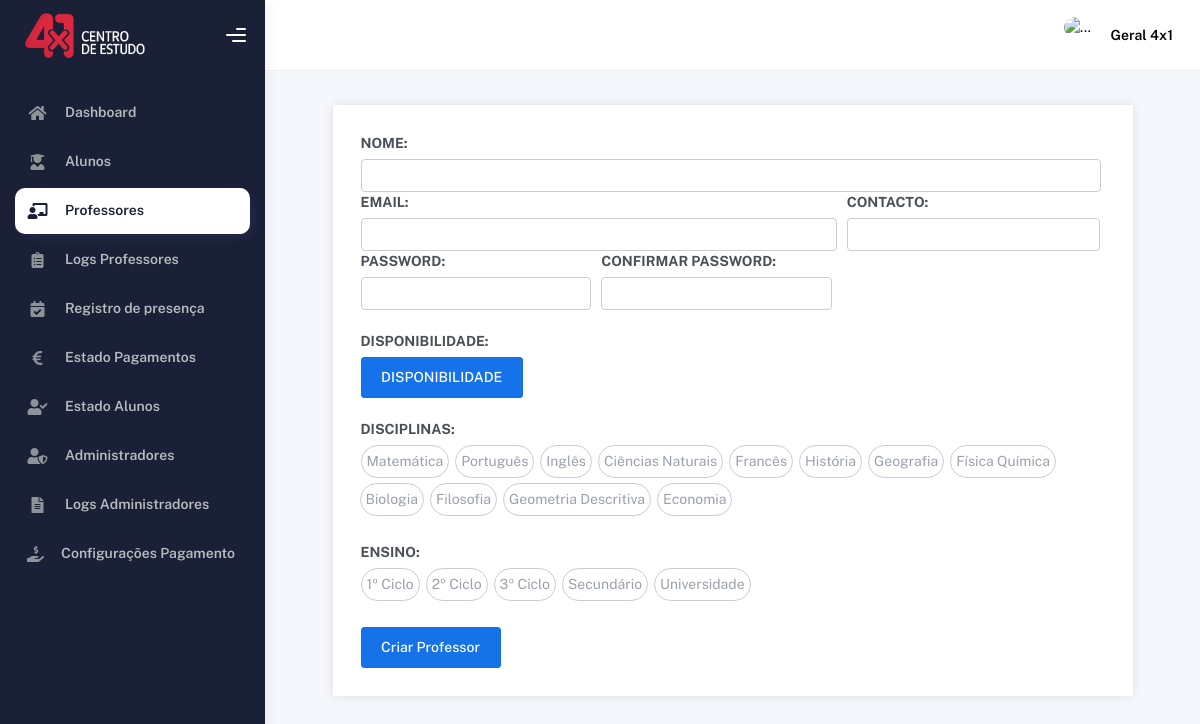
Page /professorCriar.php (signed in) on the earlier database version.
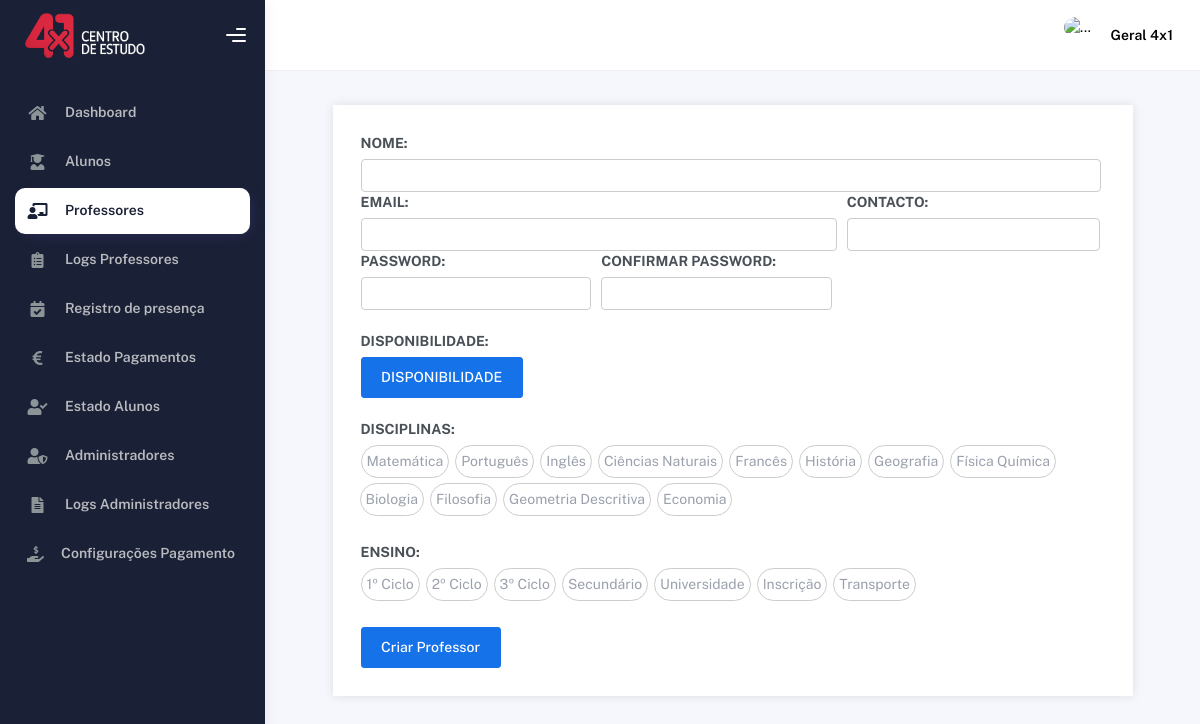
Same page on the later database version.
### tables this page shows
CREATE TABLE IF NOT EXISTS `disciplinas` (
  `id` int NOT NULL AUTO_INCREMENT,
  `nome` text NOT NULL,
  PRIMARY KEY (`id`)
);

CREATE TABLE IF NOT EXISTS `ensino` (
  `id` int NOT NULL AUTO_INCREMENT,
  `nome` text NOT NULL,
  PRIMARY KEY (`id`)
);

### professorCriar.php (the view, shortened to what the changed rows need)
<?php
    include('./head.php');
?>
</head>
    <body>
        <div class="wrapper">
            <?php
                include('./sideBar.php');
            ?>
            <form action="professorInserir?op=save" method="POST">
                <div class="page-inner">
                    <div class="d-flex align-items-left align-items-md-center flex-column flex-md-row pt-2 pb-4" style="text-align: center;">
                        <div>
                            <h2 class="fw-bold mb-3">Ficha do professor</h2>
                        </div>
                    </div>
                    <div class="container2">
                        <div class="form-section">
                            <div class="form-row">
                                <div class="campo" style="flex: 0 0 100%;">
                                    <div class="selectgroup selectgroup-pills">
                                        <?php
                                            $sql = "SELECT id, nome FROM disciplinas;";
                                            $result = $con->query($sql);
                                            if ($result->num_rows > 0) {
                                                while ($row = $result->fetch_assoc()) {
                                                    echo "<label class='selectgroup-item'>
                                                            <input type='checkbox' name='disciplina_" . $row['id'] . "' value='" . $row['nome'] . "' class='selectgroup-input' />
                                                            <span class='selectgroup-button' style=\"padding: 5px\">" . $row['nome'] . "</span>
                                                        </label>";
                                                }
                                            }
                                        ?>
                                    </div>
                                </div>
                            </div>
                        </div>
                        <div class="form-section">
                            <div class="form-row">
                                <div class="campo" style="flex: 0 0 100%;">
                                    <div class="selectgroup selectgroup-pills">
                                        <?php
                                            $sql = "SELECT id, nome FROM ensino;";
                                            $result = $con->query($sql);
                                            if ($result->num_rows > 0) {
                                                while ($row = $result->fetch_assoc()) {
                                                    echo "<label class='selectgroup-item'>
                                                            <input type='checkbox' name='ensino_" . $row['id'] . "' value='" . $row['nome'] . "' class='selectgroup-input' />
                                                            <span class='selectgroup-button' style=\"padding: 5px\">" . $row['nome'] . "</span>
                                                        </label>";
                                                }
                                            }
                                        ?>
                                    </div>
                                </div>
                            </div>
                        </div>
                    </div>
                </div>
            </form>
        </div>
    </body>
    </html>

Differences in the rows shown:
added ensino: nome "Inscrição"
added ensino: nome "Transporte"
